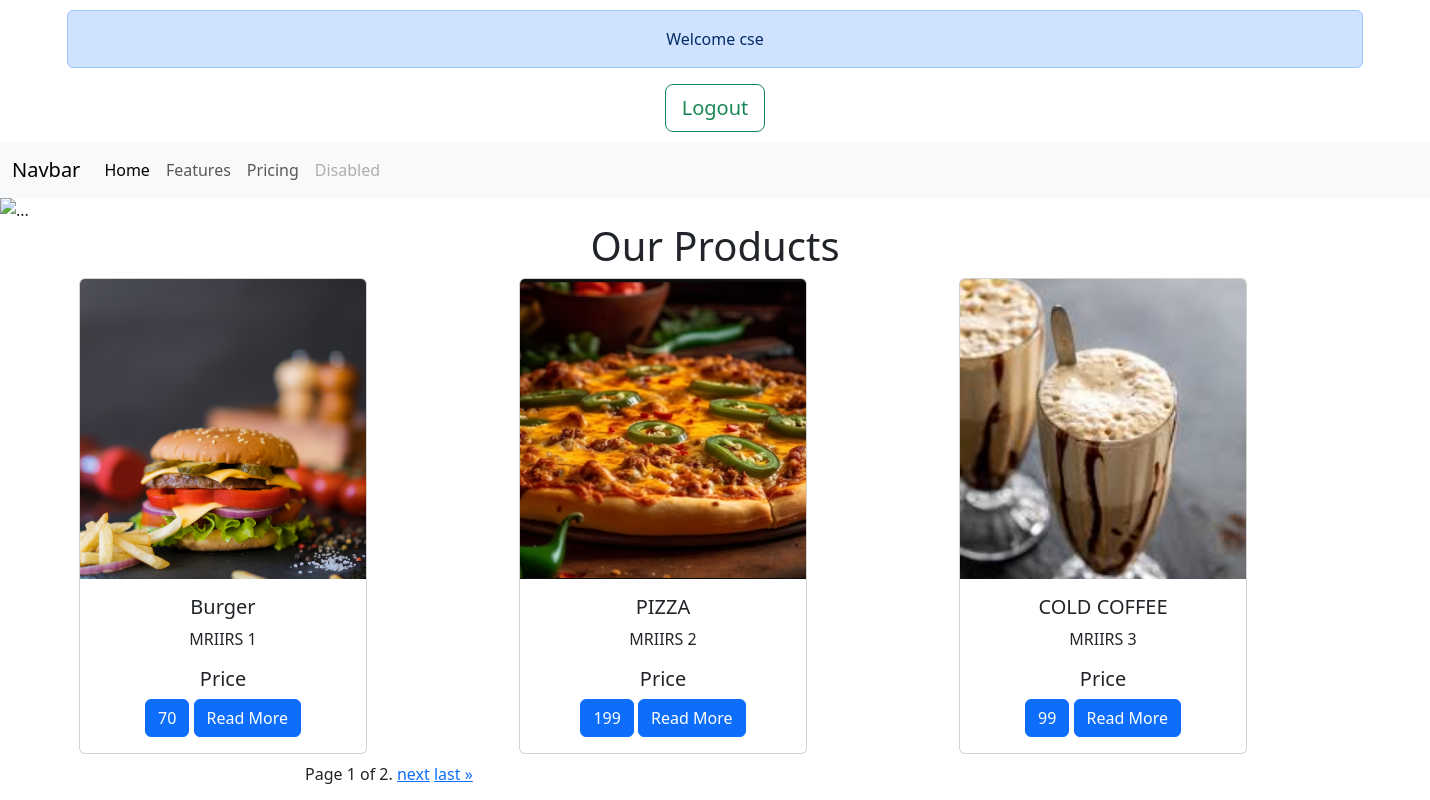
The app's page / (signed in) with its own data.
### test1/models.py (models this page shows, shortened)
class Product(models.Model):
    title = models.CharField(max_length=30)
    description = models.CharField(max_length=300)
    price = models.CharField(max_length=20)
    product_id = models.CharField(max_length=30,unique=True)
    img = models.ImageField(upload_to='images/')
    category = models.CharField(max_length=30)

### test1/views.py (the view)
# urls.py: 2. Add a URL to urlpatterns:  path('', views.home, name='home')
def home(request):
    myproduct = Product.objects.all()
    paginator = Paginator(myproduct, 3)
    page_number = request.GET.get("page")
    page_obj = paginator.get_page(page_number)
    return render(request,'test1/home.html',{'page_obj':page_obj})

### test1/templates/test1/home.html (shortened to what this page needs)
<!DOCTYPE html>
<html lang="en">
<head>
    <link href="https://cdn.jsdelivr.net/npm/bootstrap@5.3.1/dist/css/bootstrap.min.css" rel="stylesheet">
</head>
<body>
  <div class="container text-center" style="margin-top:10px; margin-bottom:10px;">
    {% if user.is_authenticated%}
    <div class="alert alert-primary" role="alert">
        Welcome {{ user.username }}
    </div>
    <form method="post" action="{% url 'logoutuser' %}">
        <button class="btn btn-outline-success btn-lg" type="submit">Logout</button>
    </form>
    {% endif %}
    </div>
   <nav class="navbar navbar-expand-lg bg-body-tertiary">
    <div class="container-fluid">
      <a class="navbar-brand" href="#">Navbar</a>
      <div class="collapse navbar-collapse" id="navbarNav">
        <ul class="navbar-nav">
          <li class="nav-item">
            <a class="nav-link active" aria-current="page" href="#">Home</a>
          </li>
          <li class="nav-item">
            <a class="nav-link" href="#">Features</a>
          </li>
          <li class="nav-item">
            <a class="nav-link" href="#">Pricing</a>
          </li>
          <li class="nav-item">
            <a class="nav-link disabled" aria-disabled="true">Disabled</a>
          </li>
        </ul>
      </div>
    </div>
  </nav>
   <div id="carouselExample" class="carousel slide">
    <div class="carousel-inner">
      <div class="carousel-item active">
        <img src="https://images.unsplash.com/photo-1513104890138-7c749659a591?ixlib=rb-4.0.3&ixid=M3wxMjA3fDB8MHxwaG90by1wYWdlfHx8fGVufDB8fHx8fA%3D%3D&auto=format&fit=crop&w=870&q=80" class="d-block w-100" alt="...">
      </div>
    </div>
    <button class="carousel-control-prev" type="button" data-bs-target="#carouselExample" data-bs-slide="prev">
      <span class="carousel-control-prev-icon" aria-hidden="true"></span>
    </button>
    <button class="carousel-control-next" type="button" data-bs-target="#carouselExample" data-bs-slide="next">
      <span class="carousel-control-next-icon" aria-hidden="true"></span>
    </button>
  </div>
   <div class="container text-center">
    <h1>Our Products</h1>
   </div>
<div class="container text-center">
   <div class="row">
    {% for y in page_obj %}
    <div class="col">
      <div class="container text-center">
        <div class="card mb-2" style="width: 18rem;">
        <img src="{{ y.img.url }}" class="card-img-top" alt="image" style="width: 100%; height: 300px;object-fit: cover;">
        <div class="card-body">
          <h5 class="card-title">{{ y.title }}</h5>
          <p class="card-text">{{ y.product_id}}</p>
          <h5>Price</h5>
          <a href="#" class="btn btn-primary">{{ y.price }}</a>
          <a class="btn btn-primary" href="{{ y.id }}">Read More</a>
        </div>
      </div>
      </div>
    </div>
    {% endfor %}
    <div class="pagination" style="margin-left: 250px;">
      <span class="step-links">
          <span class="current">
              Page {{ page_obj.number }} of {{ page_obj.paginator.num_pages }}.
          </span>
          {% if page_obj.has_next %}
              <a href="?page={{ page_obj.next_page_number }}">next</a>
              <a href="?page={{ page_obj.paginator.num_pages }}">last &raquo;</a>
          {% endif %}
      </span>
  </div>
   </div>
</div>
</body>
</html>

### records on screen
Product: img (picture), title "Burger", product_id "MRIIRS 1", price "70"
Product: img (picture), title "PIZZA", product_id "MRIIRS 2", price "199"
Product: img (picture), title "COLD COFFEE", product_id "MRIIRS 3", price "99"

### other values on screen
{{ user.username }} "cse"
{{ page_obj.number }} "1"
{{ page_obj.paginator.num_pages }} "2"
